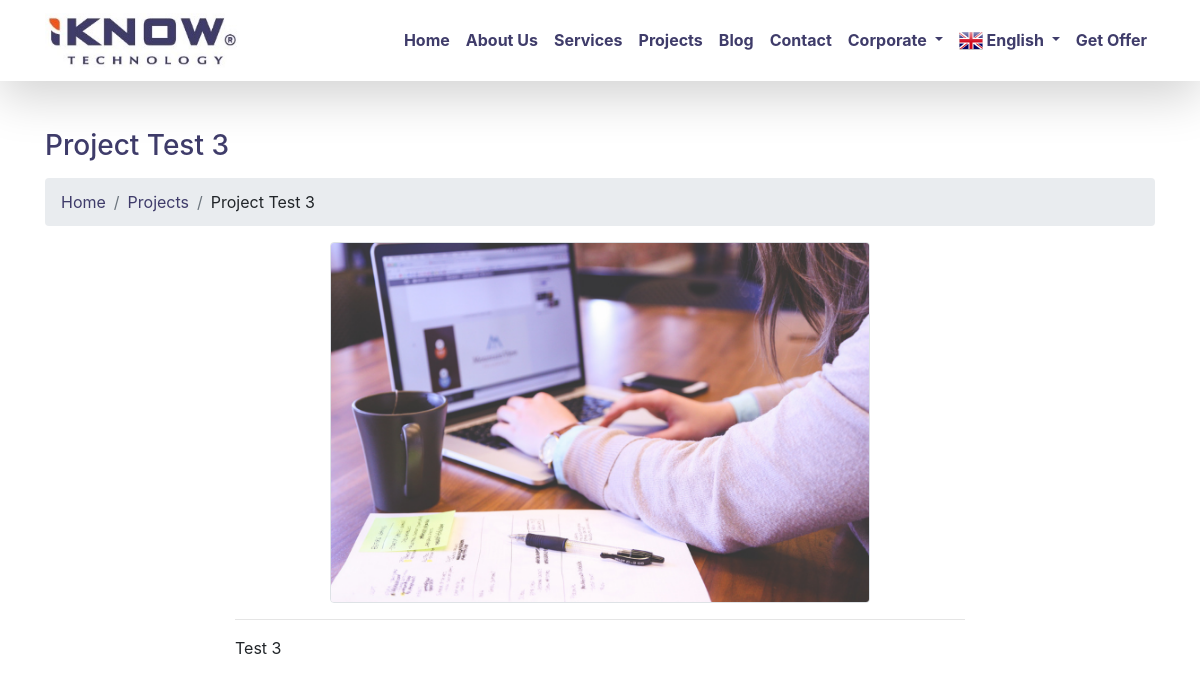
The app's page /en/projects/project-test-3/ with its own data.
### apps/en/iknowcms_portfolio_en/models.py (models this page shows, shortened)
class Portfolio(models.Model):
    portfolioTitle = models.CharField(
        max_length=100,
        unique=True,
        verbose_name="Project Title",
        help_text="Maximum 100 character, unique.")
    portfolioContent = RichTextUploadingField(
        verbose_name="Project Content")
    portfolioImage = models.ImageField(
        upload_to="project/en/%Y/%m/%d/",
        default="project/default_project_image.png",
        verbose_name="Project Image",
        help_text="Should be 600x400 pixels.")
    portfolioSlug = models.SlugField(
        max_length=100,
        unique=True,
        verbose_name="Project Slug",
        help_text="Url format of the Project Title, unique.")
    class Meta:
        verbose_name = 'Project'
        verbose_name_plural = 'Projects'

### apps/en/iknowcms_portfolio_en/views.py (the view)
# urls.py: path('<slug:portfolioSlug>/', views.portfolioSingle_en,
def portfolioSingle_en(request, portfolioSlug):
    portfolioSingle = Portfolio.objects.get(portfolioSlug=portfolioSlug)
    return render(request, 'en/portfolio/portfolioSingle.html', {"portfolioSingle": portfolioSingle})

### templates/en/portfolio/portfolioSingle.html (shortened to what this page needs)
{% extends 'en/layout.html' %}
{% load static %}
{% block content %}
<div class="container mt-5">
    <h3 class="mb-3">
        {% block title %}
        {{ portfolioSingle.portfolioTitle }}
        {% endblock title %}
    </h3>
    <ol class="breadcrumb">
        <li class="breadcrumb-item active">
            <a href="{% url 'home_en' %}">Home</a>
        </li>
        <li class="breadcrumb-item active"><a href="{% url 'portfolioList_en' %}">Projects</a></li>
        <li class="breadcrumb-item">{{portfolioSingle.portfolioTitle}}</li>
    </ol>
    <div class="row">
        <div class="col-md-6 offset-md-3 col-xs-12">
            <img class="img-fluid border rounded" src="{{ portfolioSingle.portfolioImage.url }}" alt="">
        </div>
        <div class="col-md-8 offset-md-2 col-xs-12">
            <hr>
            <p>{{ portfolioSingle.portfolioContent|safe }}</p>
        </div>
    </div>
</div>
{% endblock content %}

### static/css/modern-business.css (style rules this page uses)
h3 { color: #3f3c6a; }
a { color: #3f3c6a; text-decoration: none; }

### records on screen
Portfolio: portfolioTitle "Project Test 3", portfolioImage (placeholder picture), portfolioContent "Test 3"
